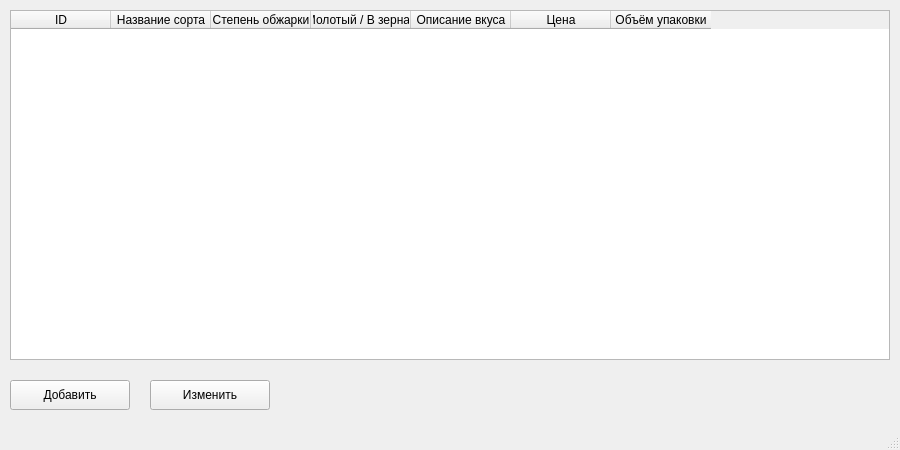
<?xml version="1.0" encoding="UTF-8"?>
<ui version="4.0">
 <class>MainWindow</class>
 <widget class="QMainWindow" name="MainWindow">
  <property name="geometry">
   <rect>
    <x>0</x>
    <y>0</y>
    <width>900</width>
    <height>450</height>
   </rect>
  </property>

  <widget class="QWidget" name="centralwidget">

   <!-- Таблица -->
   <widget class="QTableWidget" name="coffeeTable">
    <property name="geometry">
     <rect>
      <x>10</x>
      <y>10</y>
      <width>880</width>
      <height>350</height>
     </rect>
    </property>
    <property name="columnCount">
     <number>7</number>
    </property>
    <property name="rowCount">
     <number>0</number>
    </property>

    <column>
     <property name="text">
      <string>ID</string>
     </property>
    </column>
    <column>
     <property name="text">
      <string>Название сорта</string>
     </property>
    </column>
    <column>
     <property name="text">
      <string>Степень обжарки</string>
     </property>
    </column>
    <column>
     <property name="text">
      <string>Молотый / В зернах</string>
     </property>
    </column>
    <column>
     <property name="text">
      <string>Описание вкуса</string>
     </property>
    </column>
    <column>
     <property name="text">
      <string>Цена</string>
     </property>
    </column>
    <column>
     <property name="text">
      <string>Объём упаковки</string>
     </property>
    </column>

   </widget>

   <!-- Кнопка Добавить -->
   <widget class="QPushButton" name="addButton">
    <property name="geometry">
     <rect>
      <x>10</x>
      <y>380</y>
      <width>120</width>
      <height>30</height>
     </rect>
    </property>
    <property name="text">
     <string>Добавить</string>
    </property>
   </widget>

   <!-- Кнопка Изменить -->
   <widget class="QPushButton" name="editButton">
    <property name="geometry">
     <rect>
      <x>150</x>
      <y>380</y>
      <width>120</width>
      <height>30</height>
     </rect>
    </property>
    <property name="text">
     <string>Изменить</string>
    </property>
   </widget>

  </widget>

  <widget class="QMenuBar" name="menubar"/>
  <widget class="QStatusBar" name="statusbar"/>

 </widget>
 <resources/>
 <connections/>
</ui>
